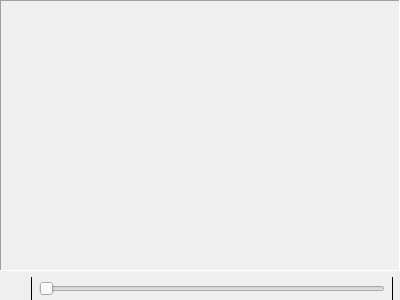
<?xml version="1.0" encoding="UTF-8"?>
<ui version="4.0">
 <class>VideoPlayer</class>
 <widget class="QWidget" name="VideoPlayer">
  <property name="geometry">
   <rect>
    <x>0</x>
    <y>0</y>
    <width>400</width>
    <height>300</height>
   </rect>
  </property>
  <property name="windowTitle">
   <string notr="true"/>
  </property>
  <layout class="QGridLayout" name="gridLayout">
   <property name="margin">
    <number>0</number>
   </property>
   <item row="1" column="0">
    <layout class="QHBoxLayout" name="horizontalLayout">
     <item>
      <widget class="QToolButton" name="playPauseButton">
       <property name="text">
        <string notr="true"/>
       </property>
       <property name="autoRaise">
        <bool>true</bool>
       </property>
      </widget>
     </item>
     <item>
      <widget class="KSeparator" name="kseparator">
       <property name="frameShape">
        <enum>QFrame::VLine</enum>
       </property>
      </widget>
     </item>
     <item>
      <widget class="Phonon::SeekSlider" name="seekSlider">
       <property name="orientation">
        <enum>Qt::Horizontal</enum>
       </property>
      </widget>
     </item>
     <item>
      <widget class="KSeparator" name="kseparator_2">
       <property name="frameShape">
        <enum>QFrame::VLine</enum>
       </property>
      </widget>
     </item>
     <item>
      <widget class="RecordItNow::VolumeSlider" name="volumeSlider" native="true"/>
     </item>
    </layout>
   </item>
   <item row="0" column="0">
    <widget class="QFrame" name="frame">
     <property name="frameShape">
      <enum>QFrame::Panel</enum>
     </property>
     <property name="frameShadow">
      <enum>QFrame::Sunken</enum>
     </property>
     <layout class="QVBoxLayout" name="verticalLayout">
      <property name="spacing">
       <number>0</number>
      </property>
      <property name="margin">
       <number>0</number>
      </property>
      <item>
       <widget class="Phonon::VideoPlayer" name="player" native="true">
        <property name="sizePolicy">
         <sizepolicy hsizetype="Expanding" vsizetype="Expanding">
          <horstretch>0</horstretch>
          <verstretch>0</verstretch>
         </sizepolicy>
        </property>
       </widget>
      </item>
     </layout>
    </widget>
   </item>
  </layout>
 </widget>
 <customwidgets>
  <customwidget>
   <class>KSeparator</class>
   <extends>QFrame</extends>
   <header>kseparator.h</header>
  </customwidget>
  <customwidget>
   <class>RecordItNow::VolumeSlider</class>
   <extends>QWidget</extends>
   <header>volumeslider.h</header>
   <container>1</container>
  </customwidget>
  <customwidget>
   <class>Phonon::VideoPlayer</class>
   <extends>QWidget</extends>
   <header location="global">Phonon/VideoPlayer</header>
   <container>1</container>
  </customwidget>
  <customwidget>
   <class>Phonon::SeekSlider</class>
   <extends>QSlider</extends>
   <header location="global">Phonon/SeekSlider</header>
  </customwidget>
 </customwidgets>
 <resources/>
 <connections/>
</ui>
